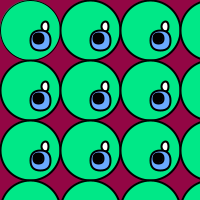
Frame 1 (no input)
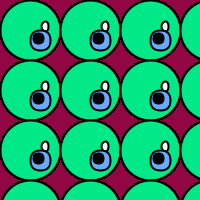
Frame 60 (the mouse pressed at the canvas centre just before this capture)
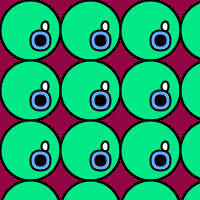
Frame 120 (the mouse held since frame 60 and released just before this capture)

The Processing sketch that drew these frames (run headless with seeded random() and noise(); from frame 60 on, the mouse is pressed at the canvas centre):

// Processing sketch: KatieLauPattern3
// ── KatieLauPattern3.pde
boolean pressed = true;
void setup() {
  size(200, 200); //sets size
  background(147, 6, 68); //makes the background reddish color
}

void draw() {
  //couldn't figure out how to get the eye to move using mouseX and mouseY -> that was the GOAL 
  for (int y = 30; y < height + 30; y += 60) {
    for (int x = 30; x < width + 30; x+= 60) {
      fill(0, 232, 135);
      ellipse(x, y, 60, 60); //main eye shape
      strokeWeight(2);
      fill(255);
      ellipse(x + 15, y - 4, 7, 10); //highlight part of "eye"
      if (pressed) { //eye looks away
        fill(107, 171, 255); ///blue
        rect(x, y, 20, 20, 18); //colored part of eye
        fill(0); 
        rect(x+3, y+3, 10, 10, 15); //pupil
      } else { //eye alternates from looking at you to not looking at you
        fill(107, 171, 255); 
        rect(x, y, 20, 20, 18);
        fill(0);
        rect(x + 5, y + 5, 10, 10, 15); 
      }
    }
  }
}

void mousePressed() { //allows for alternating between where the pupil is facing
  if (pressed) {
    pressed = false;
  } else {
    pressed = true;
  }
}
